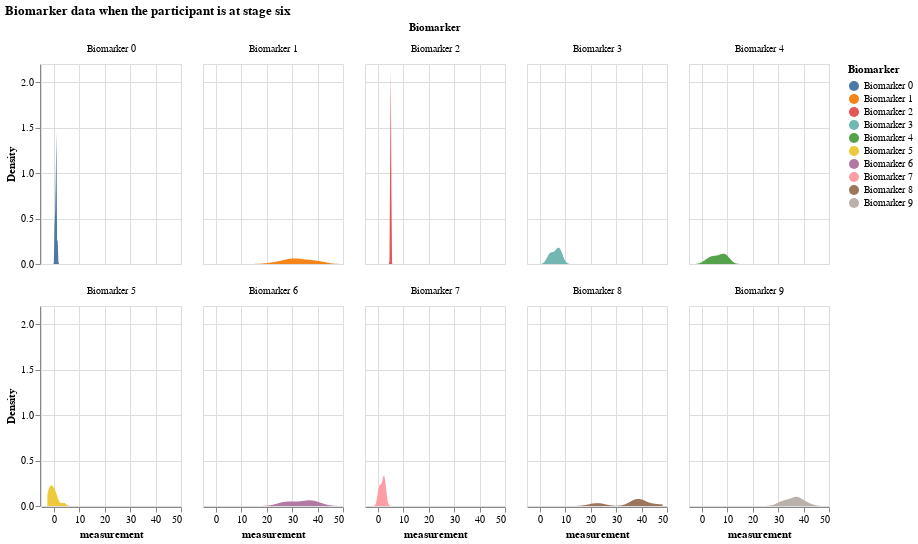

Notebook source saved alongside this figure:
### Markdown cell above
### Distribution of all biomarker values when the participant is at a certain disease stage

### Code cell
# biomarker data when the participant is at stage 6
df_kj_6 = df_expanded[df_expanded.k_j == 6]
df_kj_6

alt.Chart(df_kj_6).transform_density(
    'measurement',
    as_=['measurement', 'Density'],
    groupby=['Biomarker']
).mark_area().encode(
    x="measurement:Q",
    y="Density:Q",
    facet = alt.Facet(
        "Biomarker:N",
        columns = 5
    ),
    color=alt.Color(
        'Biomarker:N'
    )
).properties(
    width= 140,
    height = 200,
).properties(
    title='Biomarker data when the participant is at stage six'
)

### Figure 1 — Vega-Lite specification as saved in the notebook (floating-point values rounded to 4 significant figures)
{"config": {"view": {"continuousWidth": 300, "continuousHeight": 300}}, "data": {"name": "data-6c73f600d8f4fa2f0647c8bda97e84e5"}, "mark": {"type": "area"}, "encoding": {"color": {"field": "Biomarker", "type": "nominal"}, "facet": {"columns": 5, "field": "Biomarker", "type": "nominal"}, "x": {"field": "measurement", "type": "quantitative"}, "y": {"field": "Density", "type": "quantitative"}}, "height": 200, "title": "Biomarker data when the participant is at stage six", "transform": [{"density": "measurement", "groupby": ["Biomarker"], "as": ["measurement", "Density"]}], "width": 140, "$schema": "https://vega.github.io/schema/vega-lite/v5.16.3.json", "datasets": {"data-6c73f600d8f4fa2f0647c8bda97e84e5": [{"Biomarker": "Biomarker 0", "participant": 18, "measurement": 0.971, "k_j": 6, "S_n": 1, "affected_or_not": "affected"}, {"Biomarker": "Biomarker 0", "participant": 22, "measurement": 1.544, "k_j": 6, "S_n": 1, "affected_or_not": "affected"}, {"Biomarker": "Biomarker 0", "participant": 24, "measurement": 1.146, "k_j": 6, "S_n": 1, "affected_or_not": "affected"}, {"Biomarker": "Biomarker 0", "participant": 30, "measurement": 0.9582, "k_j": 6, "S_n": 1, "affected_or_not": "affected"}, {"Biomarker": "Biomarker 0", "participant": 47, "measurement": 1.005, "k_j": 6, "S_n": 1, "affected_or_not": "affected"}, {"Biomarker": "Biomarker 0", "participant": 51, "measurement": 0.5527, "k_j": 6, "S_n": 1, "affected_or_not": "affected"}, {"Biomarker": "Biomarker 0", "participant": 54, "measurement": 0.4362, "k_j": 6, "S_n": 1, "affected_or_not": "affected"}, {"Biomarker": "Biomarker 0", "participant": 59, "measurement": 0.8219, "k_j": 6, "S_n": 1, "affected_or_not": "affected"}, {"Biomarker": "Biomarker 0", "participant": 60, "measurement": 0.9918, "k_j": 6, "S_n": 1, "affected_or_not": "affected"}, {"Biomarker": "Biomarker 0", "participant": 68, "measurement": 0.3897, "k_j": 6, "S_n": 1, "affected_or_not": "affected"}, {"Biomarker": "Biomarker 0", "participant": 87, "measurement": 1.092, "k_j": 6, "S_n": 1, "affected_or_not": "affected"}, {"Biomarker": "Biomarker 0", "participant": 97, "measurement": 0.9101, "k_j": 6, "S_n": 1, "affected_or_not": "affected"}, {"Biomarker": "Biomarker 1", "participant": 18, "measurement": 27.01, "k_j": 6, "S_n": 10, "affected_or_not": "not_affected"}, {"Biomarker": "Biomarker 1", "participant": 22, "measurement": 32.03, "k_j": 6, "S_n": 10, "affected_or_not": "not_affected"}, {"Biomarker": "Biomarker 1", "participant": 24, "measurement": 27.32, "k_j": 6, "S_n": 10, "affected_or_not": "not_affected"}, {"Biomarker": "Biomarker 1", "participant": 30, "measurement": 40.38, "k_j": 6, "S_n": 10, "affected_or_not": "not_affected"}, {"Biomarker": "Biomarker 1", "participant": 47, "measurement": 32.25, "k_j": 6, "S_n": 10, "affected_or_not": "not_affected"}, {"Biomarker": "Biomarker 1", "participant": 51, "measurement": 39.27, "k_j": 6, "S_n": 10, "affected_or_not": "not_affected"}, {"Biomarker": "Biomarker 1", "participant": 54, "measurement": 39.24, "k_j": 6, "S_n": 10, "affected_or_not": "not_affected"}, {"Biomarker": "Biomarker 1", "participant": 59, "measurement": 32.0, "k_j": 6, "S_n": 10, "affected_or_not": "not_affected"}, {"Biomarker": "Biomarker 1", "participant": 60, "measurement": 31.25, "k_j": 6, "S_n": 10, "affected_or_not": "not_affected"}, {"Biomarker": "Biomarker 1", "participant": 68, "measurement": 29.44, "k_j": 6, "S_n": 10, "affected_or_not": "not_affected"}, {"Biomarker": "Biomarker 1", "participant": 87, "measurement": 36.02, "k_j": 6, "S_n": 10, "affected_or_not": "not_affected"}, {"Biomarker": "Biomarker 1", "participant": 97, "measurement": 22.59, "k_j": 6, "S_n": 10, "affected_or_not": "not_affected"}, {"Biomarker": "Biomarker 2", "participant": 18, "measurement": 5.215, "k_j": 6, "S_n": 5, "affected_or_not": "affected"}, {"Biomarker": "Biomarker 2", "participant": 22, "measurement": 5.052, "k_j": 6, "S_n": 5, "affected_or_not": "affected"}, {"Biomarker": "Biomarker 2", "participant": 24, "measurement": 5.071, "k_j": 6, "S_n": 5, "affected_or_not": "affected"}, {"Biomarker": "Biomarker 2", "participant": 30, "measurement": 4.837, "k_j": 6, "S_n": 5, "affected_or_not": "affected"}, {"Biomarker": "Biomarker 2", "participant": 47, "measurement": 5.319, "k_j": 6, "S_n": 5, "affected_or_not": "affected"}, {"Biomarker": "Biomarker 2", "participant": 51, "measurement": 5.133, "k_j": 6, "S_n": 5, "affected_or_not": "affected"}, {"Biomarker": "Biomarker 2", "participant": 54, "measurement": 5.115, "k_j": 6, "S_n": 5, "affected_or_not": "affected"}, {"Biomarker": "Biomarker 2", "participant": 59, "measurement": 5.095, "k_j": 6, "S_n": 5, "affected_or_not": "affected"}, {"Biomarker": "Biomarker 2", "participant": 60, "measurement": 4.905, "k_j": 6, "S_n": 5, "affected_or_not": "affected"}, {"Biomarker": "Biomarker 2", "participant": 68, "measurement": 5.372, "k_j": 6, "S_n": 5, "affected_or_not": "affected"}, {"Biomarker": "Biomarker 2", "participant": 87, "measurement": 5.211, "k_j": 6, "S_n": 5, "affected_or_not": "affected"}, {"Biomarker": "Biomarker 2", "participant": 97, "measurement": 4.904, "k_j": 6, "S_n": 5, "affected_or_not": "affected"}, {"Biomarker": "Biomarker 3", "participant": 18, "measurement": 7.46, "k_j": 6, "S_n": 6, "affected_or_not": "affected"}, {"Biomarker": "Biomarker 3", "participant": 22, "measurement": 3.544, "k_j": 6, "S_n": 6, "affected_or_not": "affected"}, {"Biomarker": "Biomarker 3", "participant": 24, "measurement": 7.012, "k_j": 6, "S_n": 6, "affected_or_not": "affected"}, {"Biomarker": "Biomarker 3", "participant": 30, "measurement": 7.487, "k_j": 6, "S_n": 6, "affected_or_not": "affected"}, {"Biomarker": "Biomarker 3", "participant": 47, "measurement": 3.738, "k_j": 6, "S_n": 6, "affected_or_not": "affected"}, {"Biomarker": "Biomarker 3", "participant": 51, "measurement": 5.972, "k_j": 6, "S_n": 6, "affected_or_not": "affected"}, {"Biomarker": "Biomarker 3", "participant": 54, "measurement": 7.779, "k_j": 6, "S_n": 6, "affected_or_not": "affected"}, {"Biomarker": "Biomarker 3", "participant": 59, "measurement": 6.244, "k_j": 6, "S_n": 6, "affected_or_not": "affected"}, {"Biomarker": "Biomarker 3", "participant": 60, "measurement": 8.697, "k_j": 6, "S_n": 6, "affected_or_not": "affected"}, {"Biomarker": "Biomarker 3", "participant": 68, "measurement": 4.36, "k_j": 6, "S_n": 6, "affected_or_not": "affected"}, {"Biomarker": "Biomarker 3", "participant": 87, "measurement": 4.429, "k_j": 6, "S_n": 6, "affected_or_not": "affected"}, {"Biomarker": "Biomarker 3", "participant": 97, "measurement": 8.286, "k_j": 6, "S_n": 6, "affected_or_not": "affected"}, {"Biomarker": "Biomarker 4", "participant": 18, "measurement": 7.06, "k_j": 6, "S_n": 4, "affected_or_not": "affected"}, {"Biomarker": "Biomarker 4", "participant": 22, "measurement": 9.523, "k_j": 6, "S_n": 4, "affected_or_not": "affected"}, {"Biomarker": "Biomarker 4", "participant": 24, "measurement": 2.161, "k_j": 6, "S_n": 4, "affected_or_not": "affected"}, {"Biomarker": "Biomarker 4", "participant": 30, "measurement": 5.103, "k_j": 6, "S_n": 4, "affected_or_not": "affected"}, {"Biomarker": "Biomarker 4", "participant": 47, "measurement": 3.9, "k_j": 6, "S_n": 4, "affected_or_not": "affected"}, {"Biomarker": "Biomarker 4", "participant": 51, "measurement": 9.347, "k_j": 6, "S_n": 4, "affected_or_not": "affected"}, {"Biomarker": "Biomarker 4", "participant": 54, "measurement": 8.948, "k_j": 6, "S_n": 4, "affected_or_not": "affected"}, {"Biomarker": "Biomarker 4", "participant": 59, "measurement": 4.695, "k_j": 6, "S_n": 4, "affected_or_not": "affected"}, {"Biomarker": "Biomarker 4", "participant": 60, "measurement": 9.178, "k_j": 6, "S_n": 4, "affected_or_not": "affected"}, {"Biomarker": "Biomarker 4", "participant": 68, "measurement": 2.291, "k_j": 6, "S_n": 4, "affected_or_not": "affected"}, {"Biomarker": "Biomarker 4", "participant": 87, "measurement": 9.462, "k_j": 6, "S_n": 4, "affected_or_not": "affected"}, {"Biomarker": "Biomarker 4", "participant": 97, "measurement": 6.673, "k_j": 6, "S_n": 4, "affected_or_not": "affected"}, {"Biomarker": "Biomarker 5", "participant": 18, "measurement": 0.003811, "k_j": 6, "S_n": 2, "affected_or_not": "affected"}, {"Biomarker": "Biomarker 5", "participant": 22, "measurement": 3.839, "k_j": 6, "S_n": 2, "affected_or_not": "affected"}, {"Biomarker": "Biomarker 5", "participant": 24, "measurement": -1.109, "k_j": 6, "S_n": 2, "affected_or_not": "affected"}, {"Biomarker": "Biomarker 5", "participant": 30, "measurement": -1.769, "k_j": 6, "S_n": 2, "affected_or_not": "affected"}, {"Biomarker": "Biomarker 5", "participant": 47, "measurement": 0.6011, "k_j": 6, "S_n": 2, "affected_or_not": "affected"}, {"Biomarker": "Biomarker 5", "participant": 51, "measurement": -1.396, "k_j": 6, "S_n": 2, "affected_or_not": "affected"}, {"Biomarker": "Biomarker 5", "participant": 54, "measurement": -1.116, "k_j": 6, "S_n": 2, "affected_or_not": "affected"}, {"Biomarker": "Biomarker 5", "participant": 59, "measurement": -2.488, "k_j": 6, "S_n": 2, "affected_or_not": "affected"}, {"Biomarker": "Biomarker 5", "participant": 60, "measurement": 1.043, "k_j": 6, "S_n": 2, "affected_or_not": "affected"}, {"Biomarker": "Biomarker 5", "participant": 68, "measurement": -1.715, "k_j": 6, "S_n": 2, "affected_or_not": "affected"}, {"Biomarker": "Biomarker 5", "participant": 87, "measurement": 0.5979, "k_j": 6, "S_n": 2, "affected_or_not": "affected"}, {"Biomarker": "Biomarker 5", "participant": 97, "measurement": -0.3312, "k_j": 6, "S_n": 2, "affected_or_not": "affected"}, {"Biomarker": "Biomarker 6", "participant": 18, "measurement": 38.37, "k_j": 6, "S_n": 9, "affected_or_not": "not_affected"}, {"Biomarker": "Biomarker 6", "participant": 22, "measurement": 26.98, "k_j": 6, "S_n": 9, "affected_or_not": "not_affected"}, {"Biomarker": "Biomarker 6", "participant": 24, "measurement": 37.65, "k_j": 6, "S_n": 9, "affected_or_not": "not_affected"}, {"Biomarker": "Biomarker 6", "participant": 30, "measurement": 33.91, "k_j": 6, "S_n": 9, "affected_or_not": "not_affected"}, {"Biomarker": "Biomarker 6", "participant": 47, "measurement": 39.61, "k_j": 6, "S_n": 9, "affected_or_not": "not_affected"}, {"Biomarker": "Biomarker 6", "participant": 51, "measurement": 31.38, "k_j": 6, "S_n": 9, "affected_or_not": "not_affected"}, {"Biomarker": "Biomarker 6", "participant": 54, "measurement": 35.84, "k_j": 6, "S_n": 9, "affected_or_not": "not_affected"}, {"Biomarker": "Biomarker 6", "participant": 59, "measurement": 27.1, "k_j": 6, "S_n": 9, "affected_or_not": "not_affected"}, {"Biomarker": "Biomarker 6", "participant": 60, "measurement": 28.36, "k_j": 6, "S_n": 9, "affected_or_not": "not_affected"}, {"Biomarker": "Biomarker 6", "participant": 68, "measurement": 26.74, "k_j": 6, "S_n": 9, "affected_or_not": "not_affected"}, {"Biomarker": "Biomarker 6", "participant": 87, "measurement": 35.54, "k_j": 6, "S_n": 9, "affected_or_not": "not_affected"}, {"Biomarker": "Biomarker 6", "participant": 97, "measurement": 39.48, "k_j": 6, "S_n": 9, "affected_or_not": "not_affected"}, {"Biomarker": "Biomarker 7", "participant": 18, "measurement": 0.439, "k_j": 6, "S_n": 3, "affected_or_not": "affected"}, {"Biomarker": "Biomarker 7", "participant": 22, "measurement": 2.772, "k_j": 6, "S_n": 3, "affected_or_not": "affected"}, {"Biomarker": "Biomarker 7", "participant": 24, "measurement": 0.4731, "k_j": 6, "S_n": 3, "affected_or_not": "affected"}, {"Biomarker": "Biomarker 7", "participant": 30, "measurement": 2.467, "k_j": 6, "S_n": 3, "affected_or_not": "affected"}, {"Biomarker": "Biomarker 7", "participant": 47, "measurement": 1.451, "k_j": 6, "S_n": 3, "affected_or_not": "affected"}, {"Biomarker": "Biomarker 7", "participant": 51, "measurement": 2.007, "k_j": 6, "S_n": 3, "affected_or_not": "affected"}, {"Biomarker": "Biomarker 7", "participant": 54, "measurement": 0.47, "k_j": 6, "S_n": 3, "affected_or_not": "affected"}, {"Biomarker": "Biomarker 7", "participant": 59, "measurement": 3.187, "k_j": 6, "S_n": 3, "affected_or_not": "affected"}, {"Biomarker": "Biomarker 7", "participant": 60, "measurement": 2.618, "k_j": 6, "S_n": 3, "affected_or_not": "affected"}, {"Biomarker": "Biomarker 7", "participant": 68, "measurement": 2.565, "k_j": 6, "S_n": 3, "affected_or_not": "affected"}, {"Biomarker": "Biomarker 7", "participant": 87, "measurement": 1.076, "k_j": 6, "S_n": 3, "affected_or_not": "affected"}, {"Biomarker": "Biomarker 7", "participant": 97, "measurement": 2.239, "k_j": 6, "S_n": 3, "affected_or_not": "affected"}, {"Biomarker": "Biomarker 8", "participant": 18, "measurement": 38.46, "k_j": 6, "S_n": 8, "affected_or_not": "not_affected"}, {"Biomarker": "Biomarker 8", "participant": 22, "measurement": 37.17, "k_j": 6, "S_n": 8, "affected_or_not": "not_affected"}, {"Biomarker": "Biomarker 8", "participant": 24, "measurement": 37.3, "k_j": 6, "S_n": 8, "affected_or_not": "not_affected"}, {"Biomarker": "Biomarker 8", "participant": 30, "measurement": 22.88, "k_j": 6, "S_n": 8, "affected_or_not": "not_affected"}, {"Biomarker": "Biomarker 8", "participant": 47, "measurement": 48.27, "k_j": 6, "S_n": 8, "affected_or_not": "not_affected"}, {"Biomarker": "Biomarker 8", "participant": 51, "measurement": 39.75, "k_j": 6, "S_n": 8, "affected_or_not": "not_affected"}, {"Biomarker": "Biomarker 8", "participant": 54, "measurement": 39.08, "k_j": 6, "S_n": 8, "affected_or_not": "not_affected"}, {"Biomarker": "Biomarker 8", "participant": 59, "measurement": 39.92, "k_j": 6, "S_n": 8, "affected_or_not": "not_affected"}, {"Biomarker": "Biomarker 8", "participant": 60, "measurement": 38.23, "k_j": 6, "S_n": 8, "affected_or_not": "not_affected"}, {"Biomarker": "Biomarker 8", "participant": 68, "measurement": 23.8, "k_j": 6, "S_n": 8, "affected_or_not": "not_affected"}, {"Biomarker": "Biomarker 8", "participant": 87, "measurement": 44.49, "k_j": 6, "S_n": 8, "affected_or_not": "not_affected"}, {"Biomarker": "Biomarker 8", "participant": 97, "measurement": 20.81, "k_j": 6, "S_n": 8, "affected_or_not": "not_affected"}, {"Biomarker": "Biomarker 9", "participant": 18, "measurement": 30.69, "k_j": 6, "S_n": 7, "affected_or_not": "not_affected"}, {"Biomarker": "Biomarker 9", "participant": 22, "measurement": 36.06, "k_j": 6, "S_n": 7, "affected_or_not": "not_affected"}, {"Biomarker": "Biomarker 9", "participant": 24, "measurement": 38.44, "k_j": 6, "S_n": 7, "affected_or_not": "not_affected"}, {"Biomarker": "Biomarker 9", "participant": 30, "measurement": 31.56, "k_j": 6, "S_n": 7, "affected_or_not": "not_affected"}, {"Biomarker": "Biomarker 9", "participant": 47, "measurement": 40.35, "k_j": 6, "S_n": 7, "affected_or_not": "not_affected"}, {"Biomarker": "Biomarker 9", "participant": 51, "measurement": 37.23, "k_j": 6, "S_n": 7, "affected_or_not": "not_affected"}, {"Biomarker": "Biomarker 9", "participant": 54, "measurement": 36.77, "k_j": 6, "S_n": 7, "affected_or_not": "not_affected"}, {"Biomarker": "Biomarker 9", "participant": 59, "measurement": 33.23, "k_j": 6, "S_n": 7, "affected_or_not": "not_affected"}, {"Biomarker": "Biomarker 9", "participant": 60, "measurement": 37.19, "k_j": 6, "S_n": 7, "affected_or_not": "not_affected"}, {"Biomarker": "Biomarker 9", "participant": 68, "measurement": 41.88, "k_j": 6, "S_n": 7, "affected_or_not": "not_affected"}, {"Biomarker": "Biomarker 9", "participant": 87, "measurement": 33.35, "k_j": 6, "S_n": 7, "affected_or_not": "not_affected"}, {"Biomarker": "Biomarker 9", "participant": 97, "measurement": 37.56, "k_j": 6, "S_n": 7, "affected_or_not": "not_affected"}]}}
